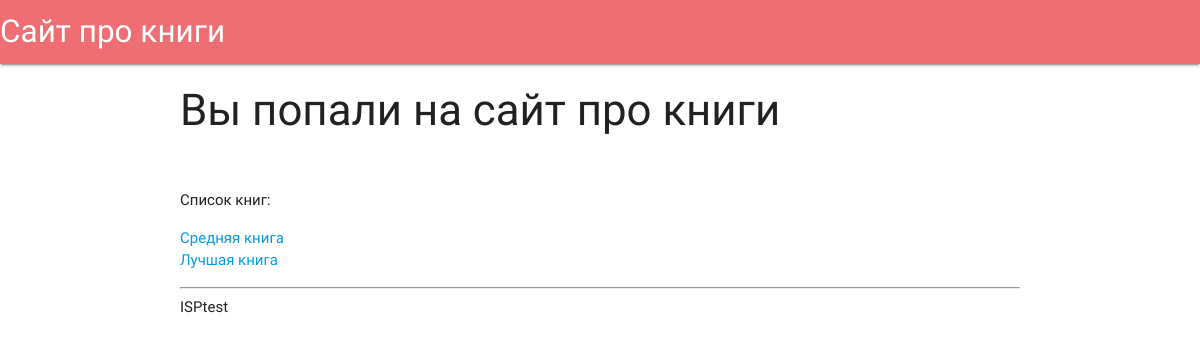
/books/, run on an earlier commit of the app's database.
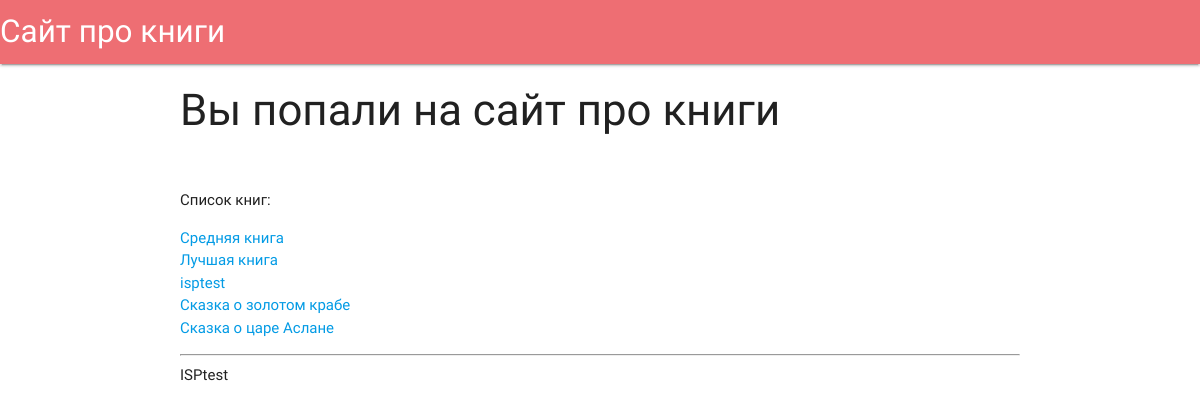
And on a later commit of the database.
### books/models.py (models this page shows, shortened)
class Book(models.Model):
    author = models.ForeignKey(Author, on_delete=models.CASCADE)
    name = models.CharField(max_length=127)
    description = models.CharField(max_length=1023)

### books/views.py (the view)
def index(request):
    all_books = Book.objects.all()
    context = {'all_books': all_books,}
    return render(request, 'books/index.html', context)

### templates/books/index.html
{% extends 'books/base.html' %}
{% block content %}
{% if all_books %}
    <h3>Вы попали на сайт про книги</h3><br>
    <p>Список книг:</p>
    <ul>
    {% for book in all_books %}
        <li><a href="{% url 'book_detail' book.id %}">{{ book.name }}</a></li>
    {% endfor %}
    </ul>
{% else %}
    <p>Здесь книг нет.</p>
{% endif %}
{% endblock %}

### templates/books/base.html (shortened to what this page needs)
<!DOCTYPE html>
<html lang="en">
<head>
    {% load static %}
    <link rel="stylesheet" type="text/css" href="{% static 'materialize/css/materialize.min.css' %}">
    <link rel="stylesheet" type="text/css" href="{% static 'mycss.css' %}">
    <nav>
        <div class="nav-wrapper">
            <a href="{% url 'index' %}" class="brand-logo">Сайт про книги</a>
        </div>
    </nav>
</head>
<body>
<div class="container">
    {% block content %}
    {% endblock %}
    <hr>
    <footer class="_footer">
        ISPtest
    </footer>
</div>
</body>
</html>

### books/static/mycss.css (style rules this page uses)
html, body { height: 100%; }
._footer, .page-wrap:after { height: 100px; }

What changed in the data, as far as the page shows it:
added Book: name "isptest"
added Book: name "Сказка о золотом крабе"
added Book: name "Сказка о царе Аслане"
